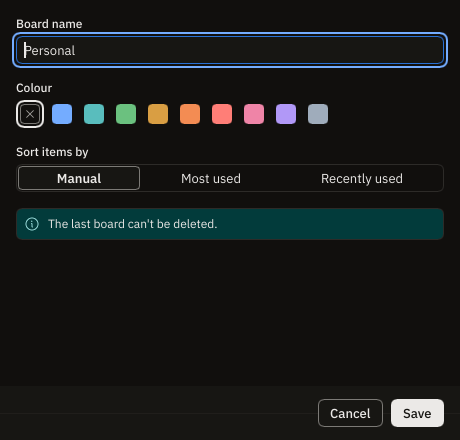
#> input picture crates/snipdeck-ui/tests/golden/board-editor-last-dark.png, 460 x 440 px, given in place of main-light.png, which was not available
$ python readme_shots.py ../crates/snipdeck-ui/tests/golden
#> lines starting #> are read from the running program, lines starting #| are printed output that depends on the picture; after the words box and inside, x2 and y2 are one past the last pixel; in counts of white or black regions, pixels touching at a corner belong together; pictures that were not available may be replaced by others from this repository, and a replacement may not be noted
#!/usr/bin/env python3
"""Frames 2x renders of the goldens into the README screenshots in docs/images.

Render first (any test failures from the 2x scale are expected and ignored):

    SNIPDECK_SHOT_SCALE=2 SNIPDECK_SHOTS_DIR=/tmp/shots \\
        cargo test -p snipdeck-ui --no-fail-fast -- --test-threads=4
    pip install pillow pyoxipng
    python3 scripts/readme_shots.py /tmp/shots

Each shot gets rounded corners, a hairline border and a soft shadow on a transparent
background, so it sits well on GitHub's light and dark pages. The hero image composes the
Main window with the Panel and the Picker in front of it.
"""

import io
import sys
from pathlib import Path

import oxipng  # pip install pyoxipng
from PIL import Image, ImageChops, ImageDraw, ImageFilter

OUT = Path(__file__).resolve().parent.parent / "docs" / "images"
RADIUS = 20  # 10 logical px at 2x
PAD = 48  # room for the shadow

# README name -> golden name (rendered as <golden>-light.png / <golden>-dark.png).
SHOTS = {
    "main": "main",
    "main-tile": "main-tile",
    "panel": "panel",
    "picker": "picker",
    "fill": "fill",
    "editor": "item-editor-text",
    "settings": "settings",
}


def rounded(im: Image.Image, dark: bool) -> Image.Image:
    im = im.convert("RGBA")
    mask = Image.new("L", im.size, 0)
    ImageDraw.Draw(mask).rounded_rectangle((0, 0, im.width - 1, im.height - 1), RADIUS, fill=255)
    im.putalpha(mask)
    border = (255, 255, 255, 40) if dark else (0, 0, 0, 38)
    ImageDraw.Draw(im).rounded_rectangle(
        (0, 0, im.width - 1, im.height - 1), RADIUS, outline=border, width=2
    )
    return im


def shadow(size, dark: bool) -> Image.Image:
    w, h = size
    sh = Image.new("RGBA", (w + 2 * PAD, h + 2 * PAD), (0, 0, 0, 0))
    ImageDraw.Draw(sh).rounded_rectangle(
        (PAD, PAD + 12, PAD + w, PAD + h + 12), RADIUS, fill=(0, 0, 0, 150 if dark else 70)
    )
    return sh.filter(ImageFilter.GaussianBlur(22))


def framed(im: Image.Image, dark: bool) -> Image.Image:
    win = rounded(im, dark)
    canvas = shadow(win.size, dark)
    canvas.alpha_composite(win, (PAD, PAD))
    return canvas


def trim_settings(im: Image.Image) -> Image.Image:
    # The Settings render is tall; show the top, which holds the everyday options. The cut
    # (1300px at 2x) sits in the gap between the Panel width row and Window behaviour, so no
    # row is clipped.
    return im.crop((0, 0, im.width, min(im.height, 1300)))


def hero(src: Path, theme: str) -> Image.Image | None:
#> called with theme = 'light'
    try:
        main = Image.open(src / f"main-{theme}.png")
#> main is the input picture: PIL image 460x440 RGB; mean R, G, B 24.9, 27.3, 26.5
        panel = Image.open(src / f"panel-{theme}.png")
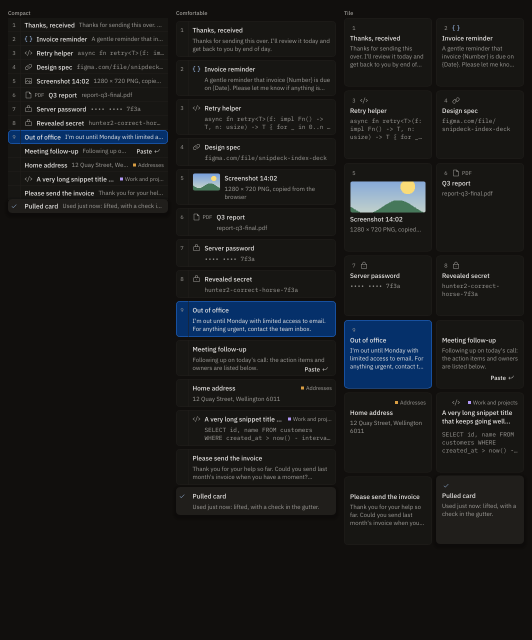
#> input picture crates/snipdeck-ui/tests/golden/deck-dark.png, 1064 x 1280 px, given in place of panel-light.png, which was not available (shown at 1/2 size)
#> panel is the input picture: PIL image 1064x1280 RGB; mean R, G, B 25.6, 26.1, 26
        picker = Image.open(src / f"picker-{theme}.png")
    except FileNotFoundError:
        return None
    dark = theme == "dark"
    m, p, k = framed(main, dark), framed(panel, dark), framed(picker, dark)
#> in rounded, `mask = Image.new("L", im.size, 0)`: mask: PIL image 460x440 L; every value is 0
#> in rounded, `ImageDraw.Draw(mask).rounded_rectangle((0, 0, im.width - 1, im.height ..`:
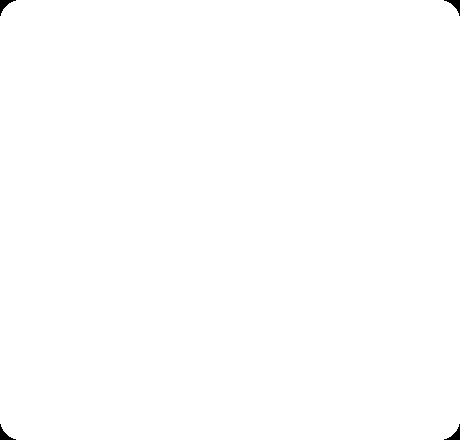
#> mask: PIL image 460x440 L; 99.8% white; 4 black regions, box (x1, y1, x2, y2) and area: (0, 0, 16, 16) 92, (444, 0, 460, 16) 92, (0, 424, 16, 440) 92, (444, 424, 460, 440) 92
#> in shadow, `sh = Image.new("RGBA", (w + 2 * PAD, h + 2 * PAD), (0, 0, 0, 0))`: sh: PIL image 556x536 RGBA; every value is 0
#> in shadow, `return sh.filter(ImageFilter.GaussianBlur(22))`:
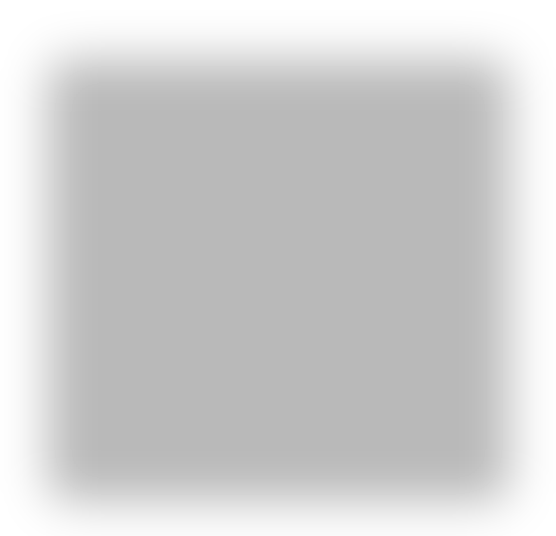
#> returned value: PIL image 556x536 RGBA; mean R, G, B, A 0, 0, 0, 47.6; transparent parts drawn white
#> call 2 of rounded, with dark = False
#> in rounded (call 2), `mask = Image.new("L", im.size, 0)`: mask: PIL image 1064x1280 L; every value is 0
#> in rounded (call 2), `ImageDraw.Draw(mask).rounded_rectangle((0, 0, im.width - 1, im.height ..`:
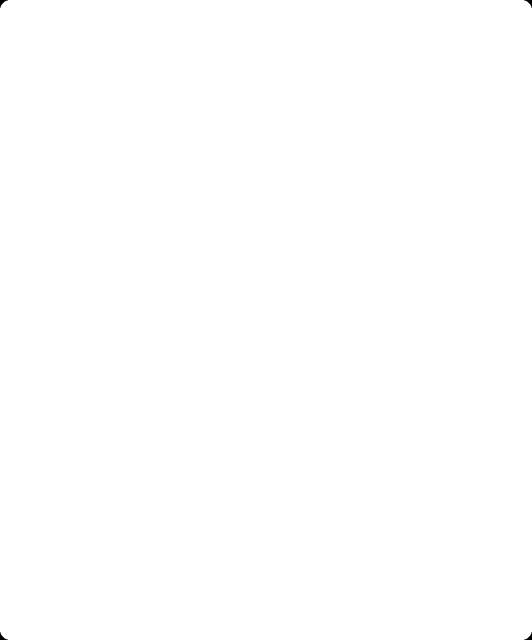
#> mask: PIL image 1064x1280 L (shown at 1/2 size); 100% white; 4 black regions, box (x1, y1, x2, y2) and area: (0, 0, 16, 16) 92, (1048, 0, 1064, 16) 92, (0, 1264, 16, 1280) 92, (1048, 1264, 1064, 1280) 92
#> call 2 of shadow, with size = (1064, 1280), dark = False
#> in shadow (call 2), `sh = Image.new("RGBA", (w + 2 * PAD, h + 2 * PAD), (0, 0, 0, 0))`: sh: PIL image 1160x1376 RGBA; every value is 0
#> in shadow (call 2), `return sh.filter(ImageFilter.GaussianBlur(22))`:
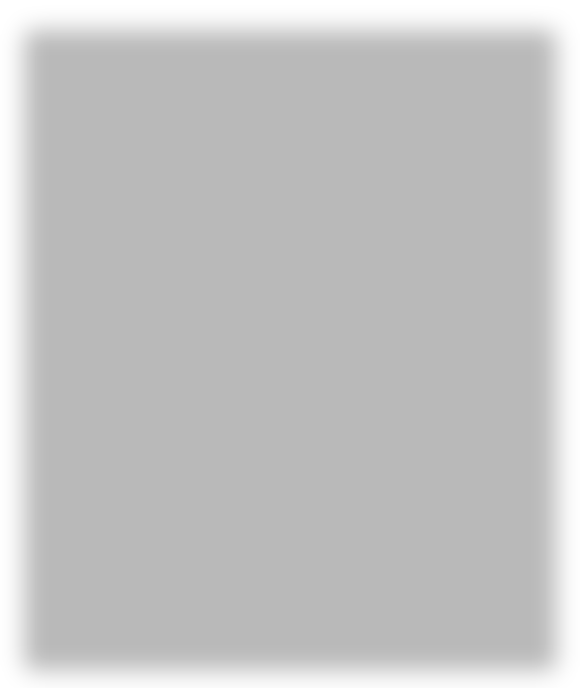
#> returned value: PIL image 1160x1376 RGBA (shown at 1/2 size); mean R, G, B, A 0, 0, 0, 59.8; transparent parts drawn white
    w = m.width + p.width // 2
#> w = 1136
    h = max(m.height + k.height // 3, p.height + 80)
#> h = 1456
    out = Image.new("RGBA", (w, h), (0, 0, 0, 0))
#> out: PIL image 1136x1456 RGBA; every value is 0
    out.alpha_composite(m, (0, 0))
    out.alpha_composite(k, (m.width // 2 - k.width // 2, m.height - (2 * k.height) // 3))
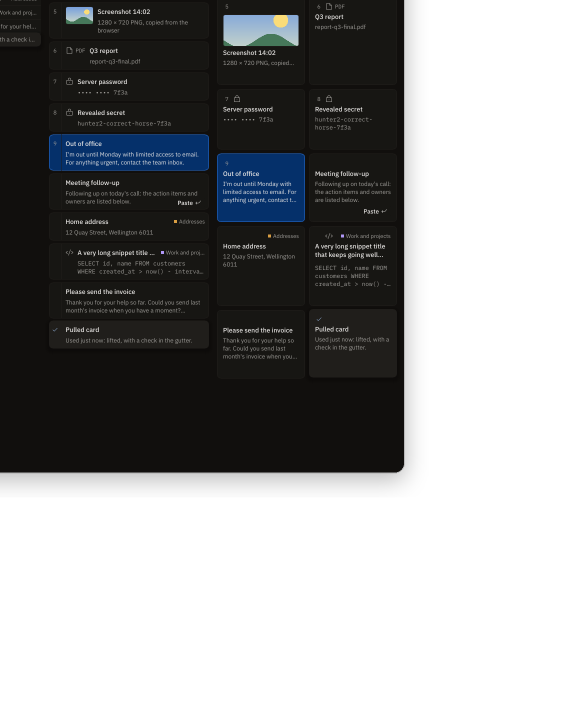
#> out: PIL image 1136x1456 RGBA (shown at 1/2 size); mean R, G, B, A 12.2, 12.9, 13.4, 118.8; transparent parts drawn white
    out.alpha_composite(p, (w - p.width, 80))
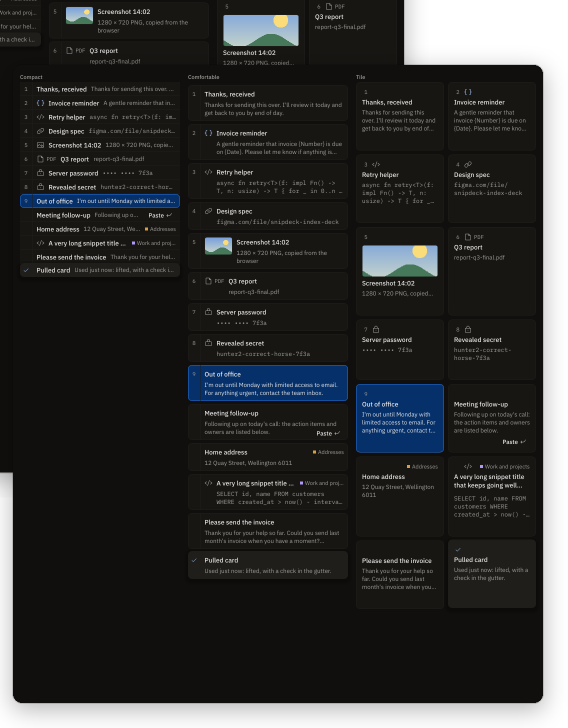
#> out: PIL image 1136x1456 RGBA (shown at 1/2 size); mean R, G, B, A 23.7, 24.2, 24, 229.7; transparent parts drawn white
    return out


def save(im: Image.Image, path: Path) -> None:
    # Lossless: a 256-colour palette flattens the light theme's selection tint into the page.
    buf = io.BytesIO()
    im.save(buf, "PNG")
    path.write_bytes(oxipng.optimize_from_memory(buf.getvalue(), level=4))
#> (this line was passed over: oxipng is not available in this run)
#> (the run stopped early here; a loop or call above may not have finished)
